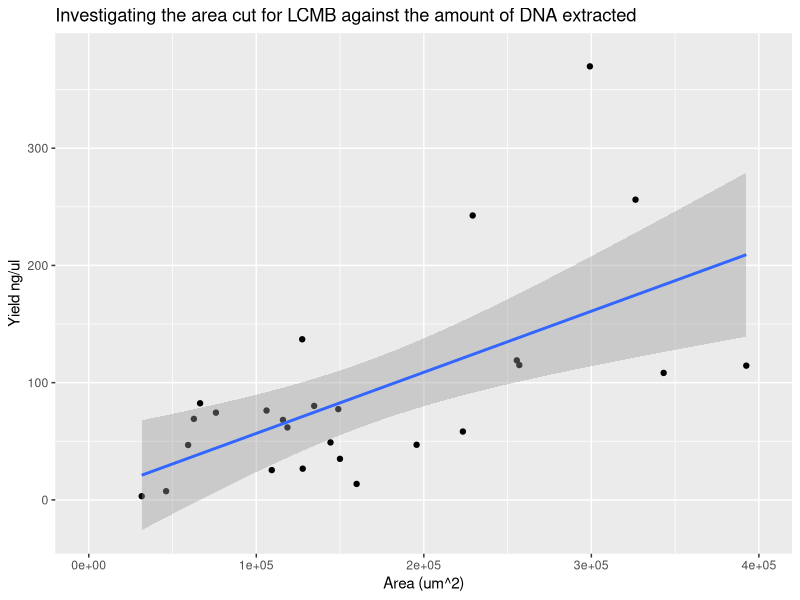

Generate this figure with R:
#Load packages
library(tidyverse)

#Read in the data
lcmb_dataset <- read_csv("data/area_to_dna_lcmb.csv")

#Investigate data
head(lcmb_dataset)

#Plot
ggplot(lcmb_dataset, aes(`Area (um^2)`, `Yield ng/ul`)) +
  geom_point() +
  geom_smooth(method = lm) +
  ggtitle("Investigating the area cut for LCMB against the amount of DNA extracted") +
  xlim(0,400000)
